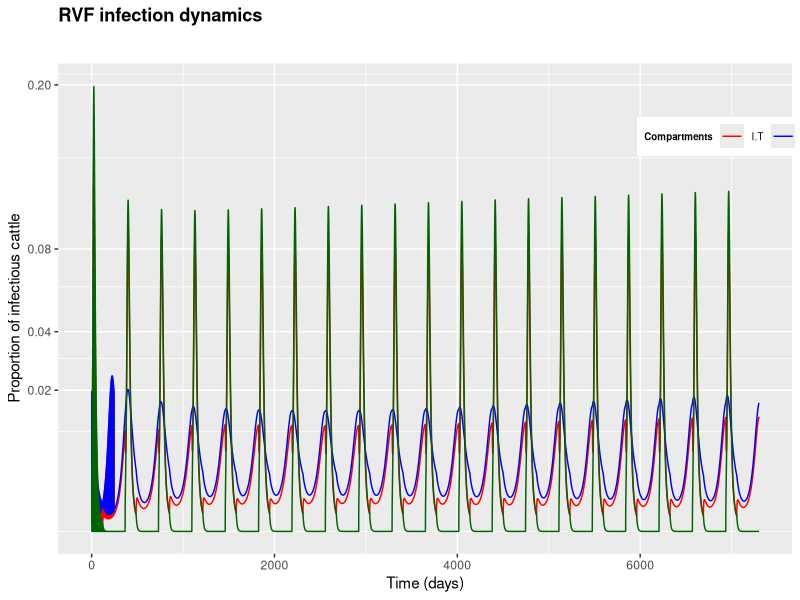
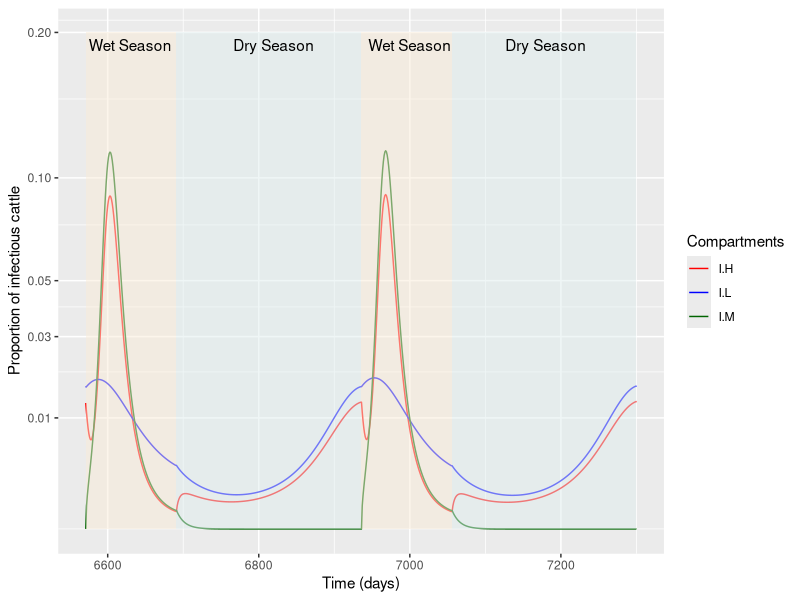

Write the R code that produced these figures, in order. (Note: this script raises an error after producing the figures.)
# This script simulates Rift Valley fever (RVF) dynamics in three cattle subpopulations: T, M and L, which is modelled across two 
# distinct eco-regions: Sahelian (s) and Gambia river (r). It utilizes a Susceptible-Infected-Recovered (SIR) model with separate 
# dynamics for the wet and dry seasons.

# Clear the environment
rm(list = ls())

# Load necessary libraries
library(deSolve)      # For solving differential equations
library(ggplot2)      # For data visualization
library(reshape2)     # For data reshaping
library(patchwork)    # For combining multiple plots

### Initial conditions ###
initial_N <- c(S.T = 13165.62, I.T = 1.8447889, R.T = 10093.57,       # Transhumant cattle (T)
               S.M = 83395.99, I.M = 1.537987e-18, R.M = 55182.37,    # Resident cattle in Sahel (M)
               S.L = 67037.90, I.L = 9.404628, R.L = 42077.79)        # Resident cattle in river (L)

# Total population for each eco-region
N.T <- sum(initial_N[1:3])  
N.M <- sum(initial_N[4:6])  
N.L <- sum(initial_N[7:9])  

# Define model parameters (mean posterior values from ABC procedure)
mu <- 0.0016940        # Natural mortality rate
gamma <- 0.0758493     # RVFV-induced mortality rate
delta <- 0.1161880     # Recovery rate
b <- 0.0021754         # Birth rate
sf <- 2.0508335        # Scaling factor

# Calculate basic reproduction number for each eco-region (R0,i) following Anderson and May (1991)
# Using seroprevalence estimates
# Serop_subpop_T = 45%, Serop_subpop_M = 30%, Serop_subpop_L = 36%
# avg_serop_s.wet = ((30% x 117004) + (45%  x 35400))/(117004 + 35400) = 33% 
# avg_serop_s.dry = 0
# avg_serop_r.wet = 36%
# avg_serop_r.dry = ((36%  x 80433) + (45%  x 35400))/(80433 + 35400) = 39%

#R0.s.wet = 1/0.68 = 1.47
#R0.s.dry = 0
#R0.r.wet = 1/0.64 = 1.56
#R0.r.dry = 1/0.0.61 = 1.64

# Wet season and dry season beta values following standard expression from the model
beta_s.wet <- sf * ((1.47 * (mu + delta + gamma)) / (N.M + N.T))
beta_r.wet <- (1.56 * (mu + delta + gamma)) / N.L
beta_r.dry <- (1.64 * (mu + delta + gamma)) / (N.L + N.T)

# Define parameter sets for wet and dry season models
param_w <- c(mu = mu,  
             b = b,
             gamma = gamma,                                                                    
             delta = delta,                                                           
             beta_s.w = beta_s.wet,
             beta_r.wet = beta_r.wet,
             sf = sf)

param_d <- c(mu = mu, 
             b = b,
             gamma = gamma,                                                                    
             delta = delta,                                                           
             beta_r.dry = beta_r.dry)

###################################################################################
# Deterministic simulation: 20 years to quasi-equilibrium
###################################################################################

# Wet season model 

SIR_model_w <- function(time, N, param_w) {
  with(as.list(c(N, param_w)), {
    # Rate of change for each compartment
    dS.T <- b * N.T - mu * S.T - beta_s.wet * S.T * I.T - beta_s.wet * S.T * I.M                            
    dI.T <- -mu * I.T - gamma * I.T - delta * I.T + beta_s.wet * S.T * I.T + beta_s.wet * S.T * I.M 
    dR.T <- delta * I.T - mu * R.T
    dS.M <- b * N.M - mu * S.M - beta_s.wet * S.M * I.T - beta_s.wet * S.M * I.M                              
    dI.M <- -mu * I.M - gamma * I.M - delta * I.M + beta_s.wet * S.M * I.T + beta_s.wet * S.M * I.M 
    dR.M <- delta * I.M - mu * R.M
    dS.L <- b * N.L - mu * S.L - beta_r.wet * S.L * I.L                            
    dI.L <- -mu * I.L - gamma * I.L - delta * I.L + beta_r.wet * S.L * I.L  
    dR.L <- delta * I.L - mu * R.L
    
    return(list(c(dS.T, dI.T, dR.T, dS.M, dI.M, dR.M, dS.L, dI.L, dR.L)))
  })
}

# Dry season model 

SIR_model_d <- function(time, N, param_d) {
  with(as.list(c(N, param_d)), {
    # Rate of change for each compartment
    dS.T <- b * N.T - mu * S.T - beta_r.dry * S.T * I.T - beta_r.dry * S.T * I.L                              
    dI.T <- -mu * I.T - gamma * I.T - delta * I.T + beta_r.dry * S.T * I.T + beta_r.dry * S.T * I.L
    dR.T <- delta * I.T - mu * R.T
    dS.M <- b * N.M - mu * S.M  # No transmission in dry season for migrant cattle
    dI.M <- -mu * I.M - gamma * I.M - delta * I.M
    dR.M <- delta * I.M - mu * R.M
    dS.L <- b * N.L - mu * S.L - beta_r.dry * S.L * I.T - beta_r.dry * S.L * I.L                            
    dI.L <- -mu * I.L - gamma * I.L - delta * I.L + beta_r.dry * S.L * I.T + beta_r.dry * S.L * I.L  
    dR.L <- delta * I.L - mu * R.L
    
    return(list(c(dS.T, dI.T, dR.T, dS.M, dI.M, dR.M, dS.L, dI.L, dR.L)))
  })
}

# Function to extract compartment values from the output structure

get_N <- function(out_struc) {
  N <- matrix(0, nrow = 9)
  N <- c(out_struc[round(length(out_struc)/10, 0), 2],
         out_struc[round(length(out_struc)/10, 0), 3], 
         out_struc[round(length(out_struc)/10, 0), 4],
         out_struc[round(length(out_struc)/10, 0), 5],
         out_struc[round(length(out_struc)/10, 0), 6],
         out_struc[round(length(out_struc)/10, 0), 7],
         out_struc[round(length(out_struc)/10, 0), 8],
         out_struc[round(length(out_struc)/10, 0), 9],
         out_struc[round(length(out_struc)/10, 0), 10])
  return(N)
}

# Define simulation time for dry season (245 days)
time <- seq(0, 245, by = 1)

N <- initial_N   

# Simulate for the first year (dry season)
out <- ode(N, time, SIR_model_d, param_d)

# Combine outputs for further years

all_out <- out

max_years <- 20  # Simulation period (in years)

# Loop through 20 years, alternating between dry and wet seasons

for (years in 1:max_years) {
  N <- get_N(out)  # Initialize with the end of last integration period
  
  # Total population for each eco-region
  N.T <- sum(N[1:3])
  N.M <- sum(N[4:6])
  N.L <- sum(N[7:9])
  
  # Simulate wet season
  day <- ((years - 1) * 365 + 1):((years - 1) * 365 + 120)
  out <- ode(N, day, SIR_model_w, param_w)
  all_out <- rbind(all_out, out)  # Append the new output
  
  # Initialize for dry season
  N <- get_N(out)
  
  # Simulate dry season
  day <- ((years - 1) * 365 + 121):((years - 1) * 365 + 120 + 245)
  out <- ode(N, day, SIR_model_d, param_d)
  all_out <- rbind(all_out, out)  # Append the new output
}

# Visualization: Plotting the infection dynamics (Figure 3)

title <- bquote("RVF infection dynamics")

# Create main plot (Figure 3)
Aqu <- ggplot(all_out, aes(x = time)) +
  ggtitle(bquote(atop(bold(.(title))))) +
  geom_line(aes(y = I.T / (S.T + I.T + R.T), colour = "I.T")) +
  geom_line(aes(y = I.L / (S.L + I.L + R.L), colour = "I.L")) +
  geom_line(aes(y = I.M / (S.M + I.M + R.M), colour = "I.M")) +
  ylab(label = "Proportion of infectious cattle") +
  xlab(label = "Time (days)") +
  theme(legend.position = c(0.95, 0.85),
        legend.direction = "horizontal",
        legend.title = element_text(size = 7, face = "bold"),
        legend.background = element_rect(fill = '#FFFFFF', size = 0.4, linetype = "solid"),
        legend.text = element_text(size = 7)) +
  scale_colour_manual("Compartments", 
                      breaks = c("I.T", "I.L", "I.M"),
                      values = c("red", "blue", "darkgreen")) +
  scale_y_continuous(limit = c(0, 0.2), breaks = c(0.02, 0.04, 0.08, 0.2)) +
  coord_trans(y = "sqrt")

# Inset plot (for Figure 3 inset)
df1 <- all_out[6817:7546, , drop = FALSE]
df1 <- as.data.frame(df1)
df1$time <- 6571:7300

Aqu2 <- ggplot(df1, aes(x = time)) +
  geom_line(aes(y = I.T / (S.T + I.T + R.T), colour = "I.H")) +
  geom_line(aes(y = I.L / (S.L + I.L + R.L), colour = "I.L")) +
  geom_line(aes(y = I.M / (S.M + I.M + R.M), colour = "I.M")) +
  annotate("rect", xmin = 6571, xmax = 6691, ymin = 0, ymax = 0.2, alpha = 0.5, fill = "antiquewhite") +
  annotate("rect", xmin = 6691, xmax = 6936, ymin = 0, ymax = 0.2, alpha = 0.5, fill = "azure2") +
  annotate("text", x = 6630, y = 0.19, label = "Wet Season") +
  annotate("text", x = 6820, y = 0.19, label = "Dry Season") +
  annotate("rect", xmin = 6936, xmax = 7056, ymin = 0, ymax = 0.2, alpha = 0.5, fill = "antiquewhite") +
  annotate("rect", xmin = 7056, xmax = 7300, ymin = 0, ymax = 0.2, alpha = 0.5, fill = "azure2") +
  annotate("text", x = 7000, y = 0.19, label = "Wet Season") +
  annotate("text", x = 7180, y = 0.19, label = "Dry Season") +
  ylab(label = "Proportion of infectious cattle") +
  xlab(label = "Time (days)") +
  scale_colour_manual("Compartments", 
                      breaks = c("I.H", "I.L", "I.M"),
                      values = c("red", "blue", "darkgreen")) +
  scale_y_continuous(limit = c(0, 0.2), breaks = c(0.01, 0.03, 0.05, 0.1, 0.2)) +
  scale_x_continuous(limit = c(6571, 7300)) +
  coord_trans(y = "sqrt")


# Combine main and inset plots of Figure 3
library(patchwork)
 Scho + 
  plot_layout(tag_level = "new") &
  inset_element(Aqu2, left = 0.5, bottom = 0.55, right = 0.99, top = 0.99)
